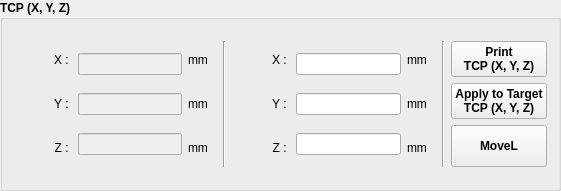
   <widget class="QGroupBox" name="tcp_groupBox">
    <property name="geometry">
     <rect>
      <x>10</x>
      <y>350</y>
      <width>561</width>
      <height>191</height>
     </rect>
    </property>
    <property name="font">
     <font>
      <bold>true</bold>
     </font>
    </property>
    <property name="title">
     <string>TCP (X, Y, Z)</string>
    </property>
    <layout class="QGridLayout" name="gridLayout_3">
     <item row="0" column="7">
      <layout class="QVBoxLayout" name="verticalLayout_12">
       <item>
        <widget class="QLabel" name="label_23">
         <property name="minimumSize">
          <size>
           <width>58</width>
           <height>0</height>
          </size>
         </property>
         <property name="maximumSize">
          <size>
           <width>58</width>
           <height>16777215</height>
          </size>
         </property>
         <property name="font">
          <font>
           <bold>false</bold>
          </font>
         </property>
         <property name="text">
          <string>X : </string>
         </property>
         <property name="alignment">
          <set>Qt::AlignmentFlag::AlignRight|Qt::AlignmentFlag::AlignTrailing|Qt::AlignmentFlag::AlignVCenter</set>
         </property>
        </widget>
       </item>
       <item>
        <widget class="QLabel" name="label_24">
         <property name="minimumSize">
          <size>
           <width>58</width>
           <height>0</height>
          </size>
         </property>
         <property name="maximumSize">
          <size>
           <width>58</width>
           <height>16777215</height>
          </size>
         </property>
         <property name="font">
          <font>
           <bold>false</bold>
          </font>
         </property>
         <property name="text">
          <string>Y : </string>
         </property>
         <property name="alignment">
          <set>Qt::AlignmentFlag::AlignRight|Qt::AlignmentFlag::AlignTrailing|Qt::AlignmentFlag::AlignVCenter</set>
         </property>
        </widget>
       </item>
       <item>
        <widget class="QLabel" name="label_25">
         <property name="minimumSize">
          <size>
           <width>58</width>
           <height>0</height>
          </size>
         </property>
         <property name="maximumSize">
          <size>
           <width>58</width>
           <height>16777215</height>
          </size>
         </property>
         <property name="font">
          <font>
           <bold>false</bold>
          </font>
         </property>
         <property name="text">
          <string>Z : </string>
         </property>
         <property name="alignment">
          <set>Qt::AlignmentFlag::AlignRight|Qt::AlignmentFlag::AlignTrailing|Qt::AlignmentFlag::AlignVCenter</set>
         </property>
        </widget>
       </item>
      </layout>
     </item>
     <item row="0" column="10">
      <widget class="Line" name="line_4">
       <property name="orientation">
        <enum>Qt::Orientation::Vertical</enum>
       </property>
      </widget>
     </item>
     <item row="0" column="9">
      <layout class="QVBoxLayout" name="verticalLayout_14">
       <item>
        <widget class="QLabel" name="label_49">
         <property name="font">
          <font>
           <bold>false</bold>
          </font>
         </property>
         <property name="text">
          <string>mm</string>
         </property>
         <property name="alignment">
          <set>Qt::AlignmentFlag::AlignLeading|Qt::AlignmentFlag::AlignLeft|Qt::AlignmentFlag::AlignVCenter</set>
         </property>
        </widget>
       </item>
       <item>
        <widget class="QLabel" name="label_50">
         <property name="font">
          <font>
           <bold>false</bold>
          </font>
         </property>
         <property name="text">
          <string>mm</string>
         </property>
         <property name="alignment">
          <set>Qt::AlignmentFlag::AlignLeading|Qt::AlignmentFlag::AlignLeft|Qt::AlignmentFlag::AlignVCenter</set>
         </property>
        </widget>
       </item>
       <item>
        <widget class="QLabel" name="label_51">
         <property name="font">
          <font>
           <bold>false</bold>
          </font>
         </property>
         <property name="text">
          <string>mm</string>
         </property>
         <property name="alignment">
          <set>Qt::AlignmentFlag::AlignLeading|Qt::AlignmentFlag::AlignLeft|Qt::AlignmentFlag::AlignVCenter</set>
         </property>
        </widget>
       </item>
      </layout>
     </item>
     <item row="0" column="8">
      <layout class="QVBoxLayout" name="verticalLayout_15">
       <item>
        <widget class="QLineEdit" name="lineEdit_X">
         <property name="enabled">
          <bool>true</bool>
         </property>
         <property name="sizePolicy">
          <sizepolicy hsizetype="Fixed" vsizetype="Fixed">
           <horstretch>0</horstretch>
           <verstretch>0</verstretch>
          </sizepolicy>
         </property>
         <property name="minimumSize">
          <size>
           <width>50</width>
           <height>0</height>
          </size>
         </property>
         <property name="maximumSize">
          <size>
           <width>105</width>
           <height>16777215</height>
          </size>
         </property>
         <property name="alignment">
          <set>Qt::AlignmentFlag::AlignRight|Qt::AlignmentFlag::AlignTrailing|Qt::AlignmentFlag::AlignVCenter</set>
         </property>
        </widget>
       </item>
       <item>
        <widget class="QLineEdit" name="lineEdit_Y">
         <property name="enabled">
          <bool>true</bool>
         </property>
         <property name="sizePolicy">
          <sizepolicy hsizetype="Fixed" vsizetype="Fixed">
           <horstretch>0</horstretch>
           <verstretch>0</verstretch>
          </sizepolicy>
         </property>
         <property name="minimumSize">
          <size>
           <width>50</width>
           <height>0</height>
          </size>
         </property>
         <property name="maximumSize">
          <size>
           <width>105</width>
           <height>16777215</height>
          </size>
         </property>
         <property name="alignment">
          <set>Qt::AlignmentFlag::AlignRight|Qt::AlignmentFlag::AlignTrailing|Qt::AlignmentFlag::AlignVCenter</set>
         </property>
        </widget>
       </item>
       <item>
        <widget class="QLineEdit" name="lineEdit_Z">
         <property name="enabled">
          <bool>true</bool>
         </property>
         <property name="sizePolicy">
          <sizepolicy hsizetype="Fixed" vsizetype="Fixed">
           <horstretch>0</horstretch>
           <verstretch>0</verstretch>
          </sizepolicy>
         </property>
         <property name="minimumSize">
          <size>
           <width>50</width>
           <height>0</height>
          </size>
         </property>
         <property name="maximumSize">
          <size>
           <width>105</width>
           <height>16777215</height>
          </size>
         </property>
         <property name="alignment">
          <set>Qt::AlignmentFlag::AlignRight|Qt::AlignmentFlag::AlignTrailing|Qt::AlignmentFlag::AlignVCenter</set>
         </property>
        </widget>
       </item>
      </layout>
     </item>
     <item row="0" column="3">
      <layout class="QVBoxLayout" name="verticalLayout_7">
       <item>
        <widget class="QLabel" name="label_11">
         <property name="minimumSize">
          <size>
           <width>58</width>
           <height>0</height>
          </size>
         </property>
         <property name="maximumSize">
          <size>
           <width>16777215</width>
           <height>16777215</height>
          </size>
         </property>
         <property name="font">
          <font>
           <bold>false</bold>
          </font>
         </property>
         <property name="text">
          <string>X : </string>
         </property>
         <property name="alignment">
          <set>Qt::AlignmentFlag::AlignRight|Qt::AlignmentFlag::AlignTrailing|Qt::AlignmentFlag::AlignVCenter</set>
         </property>
        </widget>
       </item>
       <item>
        <widget class="QLabel" name="label_12">
         <property name="maximumSize">
          <size>
           <width>58</width>
           <height>16777215</height>
          </size>
         </property>
         <property name="font">
          <font>
           <bold>false</bold>
          </font>
         </property>
         <property name="text">
          <string>Y : </string>
         </property>
         <property name="alignment">
          <set>Qt::AlignmentFlag::AlignRight|Qt::AlignmentFlag::AlignTrailing|Qt::AlignmentFlag::AlignVCenter</set>
         </property>
        </widget>
       </item>
       <item>
        <widget class="QLabel" name="label_13">
         <property name="maximumSize">
          <size>
           <width>58</width>
           <height>16777215</height>
          </size>
         </property>
         <property name="font">
          <font>
           <bold>false</bold>
          </font>
         </property>
         <property name="text">
          <string>Z : </string>
         </property>
         <property name="alignment">
          <set>Qt::AlignmentFlag::AlignRight|Qt::AlignmentFlag::AlignTrailing|Qt::AlignmentFlag::AlignVCenter</set>
         </property>
        </widget>
       </item>
      </layout>
     </item>
     <item row="0" column="5">
      <layout class="QVBoxLayout" name="verticalLayout_11">
       <item>
        <widget class="QLabel" name="label_31">
         <property name="font">
          <font>
           <bold>false</bold>
          </font>
         </property>
         <property name="text">
          <string>mm</string>
         </property>
         <property name="alignment">
          <set>Qt::AlignmentFlag::AlignLeading|Qt::AlignmentFlag::AlignLeft|Qt::AlignmentFlag::AlignVCenter</set>
         </property>
        </widget>
       </item>
       <item>
        <widget class="QLabel" name="label_32">
         <property name="font">
          <font>
           <bold>false</bold>
          </font>
         </property>
         <property name="text">
          <string>mm</string>
         </property>
         <property name="alignment">
          <set>Qt::AlignmentFlag::AlignLeading|Qt::AlignmentFlag::AlignLeft|Qt::AlignmentFlag::AlignVCenter</set>
         </property>
        </widget>
       </item>
       <item>
        <widget class="QLabel" name="label_33">
         <property name="font">
          <font>
           <bold>false</bold>
          </font>
         </property>
         <property name="text">
          <string>mm</string>
         </property>
         <property name="alignment">
          <set>Qt::AlignmentFlag::AlignLeading|Qt::AlignmentFlag::AlignLeft|Qt::AlignmentFlag::AlignVCenter</set>
         </property>
        </widget>
       </item>
      </layout>
     </item>
     <item row="0" column="4">
      <layout class="QVBoxLayout" name="verticalLayout_10">
       <item>
        <widget class="QLineEdit" name="txt_X">
         <property name="enabled">
          <bool>false</bool>
         </property>
         <property name="sizePolicy">
          <sizepolicy hsizetype="Fixed" vsizetype="Fixed">
           <horstretch>0</horstretch>
           <verstretch>0</verstretch>
          </sizepolicy>
         </property>
         <property name="minimumSize">
          <size>
           <width>50</width>
           <height>0</height>
          </size>
         </property>
         <property name="maximumSize">
          <size>
           <width>104</width>
           <height>16777215</height>
          </size>
         </property>
         <property name="font">
          <font>
           <bold>false</bold>
          </font>
         </property>
         <property name="alignment">
          <set>Qt::AlignmentFlag::AlignRight|Qt::AlignmentFlag::AlignTrailing|Qt::AlignmentFlag::AlignVCenter</set>
         </property>
        </widget>
       </item>
       <item>
        <widget class="QLineEdit" name="txt_Y">
         <property name="enabled">
          <bool>false</bool>
         </property>
         <property name="sizePolicy">
          <sizepolicy hsizetype="Fixed" vsizetype="Fixed">
           <horstretch>0</horstretch>
           <verstretch>0</verstretch>
          </sizepolicy>
         </property>
         <property name="minimumSize">
          <size>
           <width>50</width>
           <height>0</height>
          </size>
         </property>
         <property name="maximumSize">
          <size>
           <width>104</width>
           <height>16777215</height>
          </size>
         </property>
         <property name="font">
          <font>
           <bold>false</bold>
          </font>
         </property>
         <property name="alignment">
          <set>Qt::AlignmentFlag::AlignRight|Qt::AlignmentFlag::AlignTrailing|Qt::AlignmentFlag::AlignVCenter</set>
         </property>
        </widget>
       </item>
       <item>
        <widget class="QLineEdit" name="txt_Z">
         <property name="enabled">
          <bool>false</bool>
         </property>
         <property name="sizePolicy">
          <sizepolicy hsizetype="Fixed" vsizetype="Fixed">
           <horstretch>0</horstretch>
           <verstretch>0</verstretch>
          </sizepolicy>
         </property>
         <property name="minimumSize">
          <size>
           <width>50</width>
           <height>0</height>
          </size>
         </property>
         <property name="maximumSize">
          <size>
           <width>104</width>
           <height>16777215</height>
          </size>
         </property>
         <property name="font">
          <font>
           <bold>false</bold>
          </font>
         </property>
         <property name="alignment">
          <set>Qt::AlignmentFlag::AlignRight|Qt::AlignmentFlag::AlignTrailing|Qt::AlignmentFlag::AlignVCenter</set>
         </property>
        </widget>
       </item>
      </layout>
     </item>
     <item row="0" column="6">
      <widget class="Line" name="line_3">
       <property name="orientation">
        <enum>Qt::Orientation::Vertical</enum>
       </property>
      </widget>
     </item>
     <item row="0" column="11">
      <layout class="QVBoxLayout" name="verticalLayout_19">
       <item>
        <widget class="QPushButton" name="btn_print_kinematrics">
         <property name="font">
          <font>
           <bold>true</bold>
          </font>
         </property>
         <property name="text">
          <string>Print
TCP (X, Y, Z)</string>
         </property>
        </widget>
       </item>
       <item>
        <widget class="QPushButton" name="btn_apply_kinematrics">
         <property name="font">
          <font>
           <bold>true</bold>
          </font>
         </property>
         <property name="text">
          <string>Apply to Target
TCP (X, Y, Z)</string>
         </property>
        </widget>
       </item>
       <item>
        <widget class="QPushButton" name="btn_moveL">
         <property name="minimumSize">
          <size>
           <width>0</width>
           <height>42</height>
          </size>
         </property>
         <property name="font">
          <font>
           <bold>true</bold>
          </font>
         </property>
         <property name="text">
          <string>MoveL</string>
         </property>
        </widget>
       </item>
      </layout>
     </item>
    </layout>
   </widget>
